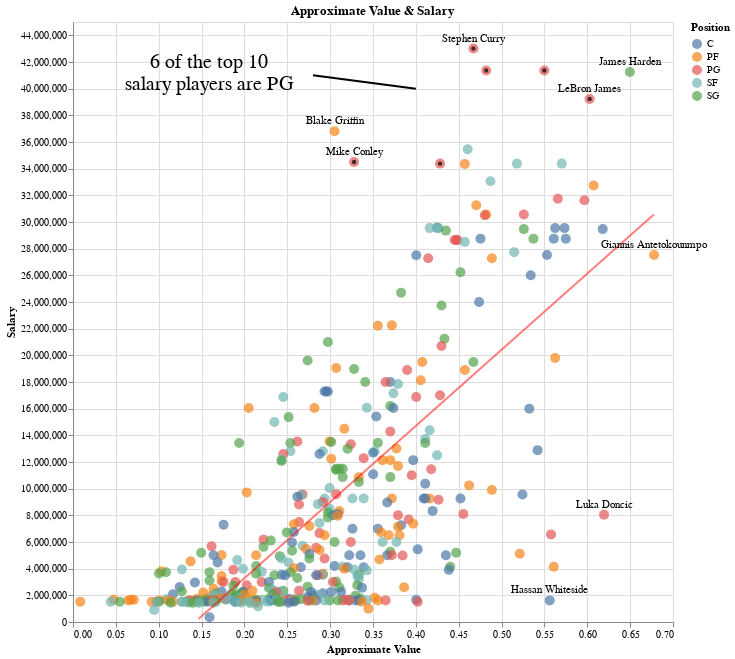

Write notebook code for a chart like this one.
### Code cell
#Label a few points with players of interest
players = pd.DataFrame({'AV': [0.305099, 0.327895, 0.556180, 0.677868, 0.619543, 0.467138, 0.649672, 0.602764],
                       'Salary': [36810996.0, 34502130.0, 1620564.0, 27528090.0, 8049360.0, 43006362.0, 
                                 41254920.0, 39219565.0],
                       'player': ['Blake Griffin', 'Mike Conley', 'Hassan Whiteside', 'Giannis Antetokounmpo',
                                 'Luka Doncic', 'Stephen Curry', 'James Harden', 'LeBron James']}
                      )
b = alt.Chart(players).mark_text(dy = -10).encode(
    x = 'AV',
    y = 'Salary',
    text = 'player')

#If every point on this scatter plot is to be classified as either overvalued or undervalued, those that fall
#above the line would be classified as overvalued while those that fall under the line would be classified
#as undervalued
(base + line + point + annotation + a + b)

### Figure 1 — Vega-Lite specification as saved in the notebook (floating-point values rounded to 4 significant figures; data arrays with more than 128 entries replaced by an {"elided": "..."} marker saying what was removed)
{"config": {"view": {"continuousWidth": 400, "continuousHeight": 300}}, "layer": [{"data": {"name": "data-4985ac8074197621a08047e2b06a028b"}, "mark": {"type": "circle", "size": 100}, "encoding": {"color": {"type": "nominal", "field": "Pos", "title": "Position"}, "x": {"type": "quantitative", "field": "AV", "title": "Approximate Value"}, "y": {"type": "quantitative", "field": "Salary", "scale": {"domain": [0, 45000000]}, "title": "Salary"}}, "height": 600, "title": "Approximate Value & Salary", "width": 600}, {"data": {"name": "data-11e5d1efd8fe7bcf6c2f18fb70b0b29e"}, "mark": {"type": "line", "color": "red", "opacity": 0.5}, "encoding": {"x": {"type": "quantitative", "field": "AV"}, "y": {"type": "quantitative", "field": "Salary", "scale": {"domain": [0, 45000000]}}}}, {"data": {"name": "data-c4fa883d7d43f84593736ac8730773ec"}, "mark": {"type": "circle", "color": "black", "size": 20}, "encoding": {"x": {"type": "quantitative", "field": "AV"}, "y": {"type": "quantitative", "field": "Salary"}}}, {"data": {"name": "data-f4e51bad1fc38cd21217c389182d5339"}, "mark": {"type": "text", "align": "center", "baseline": "middle", "dx": 7, "fontSize": 20, "lineBreak": "\n", "style": "bond"}, "encoding": {"text": {"type": "nominal", "field": "note"}, "x": {"type": "quantitative", "field": "AV"}, "y": {"type": "quantitative", "field": "salary"}}}, {"data": {"name": "data-575ebd35a80c968c8e8af3dac3583305"}, "mark": {"type": "line", "color": "black"}, "encoding": {"detail": {"type": "nominal", "field": "class"}, "x": {"type": "quantitative", "field": "x"}, "y": {"type": "quantitative", "field": "y"}}}, {"data": {"name": "data-cc1016ace96c93efc09bf44e436597d5"}, "mark": {"type": "text", "dy": -10}, "encoding": {"text": {"type": "nominal", "field": "player"}, "x": {"type": "quantitative", "field": "AV"}, "y": {"type": "quantitative", "field": "Salary"}}}], "$schema": "https://vega.github.io/schema/vega-lite/v4.8.1.json", "datasets": {"data-4985ac8074197621a08047e2b06a028b": {"elided": "651 records"}, "data-11e5d1efd8fe7bcf6c2f18fb70b0b29e": [{"AV": 0.1464, "Salary": 231500.0}, {"AV": 0.1528, "Salary": 597100.0}, {"AV": 0.1592, "Salary": 962600.0}, {"AV": 0.1657, "Salary": 1328000.0}, {"AV": 0.1721, "Salary": 1694000.0}, {"AV": 0.1785, "Salary": 2059000.0}, {"AV": 0.1849, "Salary": 2425000.0}, {"AV": 0.1913, "Salary": 2790000.0}, {"AV": 0.1977, "Salary": 3156000.0}, {"AV": 0.2041, "Salary": 3521000.0}, {"AV": 0.2105, "Salary": 3887000.0}, {"AV": 0.2169, "Salary": 4253000.0}, {"AV": 0.2233, "Salary": 4618000.0}, {"AV": 0.2297, "Salary": 4984000.0}, {"AV": 0.2361, "Salary": 5349000.0}, {"AV": 0.2425, "Salary": 5715000.0}, {"AV": 0.2489, "Salary": 6080000.0}, {"AV": 0.2553, "Salary": 6446000.0}, {"AV": 0.2617, "Salary": 6811000.0}, {"AV": 0.2681, "Salary": 7177000.0}, {"AV": 0.2745, "Salary": 7542000.0}, {"AV": 0.2809, "Salary": 7908000.0}, {"AV": 0.2873, "Salary": 8274000.0}, {"AV": 0.2937, "Salary": 8639000.0}, {"AV": 0.3001, "Salary": 9005000.0}, {"AV": 0.3065, "Salary": 9370000.0}, {"AV": 0.3129, "Salary": 9736000.0}, {"AV": 0.3193, "Salary": 10100000.0}, {"AV": 0.3257, "Salary": 10470000.0}, {"AV": 0.3321, "Salary": 10830000.0}, {"AV": 0.3385, "Salary": 11200000.0}, {"AV": 0.3449, "Salary": 11560000.0}, {"AV": 0.3513, "Salary": 11930000.0}, {"AV": 0.3577, "Salary": 12290000.0}, {"AV": 0.3641, "Salary": 12660000.0}, {"AV": 0.3705, "Salary": 13030000.0}, {"AV": 0.3769, "Salary": 13390000.0}, {"AV": 0.3833, "Salary": 13760000.0}, {"AV": 0.3897, "Salary": 14120000.0}, {"AV": 0.3961, "Salary": 14490000.0}, {"AV": 0.4026, "Salary": 14850000.0}, {"AV": 0.409, "Salary": 15220000.0}, {"AV": 0.4154, "Salary": 15580000.0}, {"AV": 0.4218, "Salary": 15950000.0}, {"AV": 0.4282, "Salary": 16320000.0}, {"AV": 0.4346, "Salary": 16680000.0}, {"AV": 0.441, "Salary": 17050000.0}, {"AV": 0.4474, "Salary": 17410000.0}, {"AV": 0.4538, "Salary": 17780000.0}, {"AV": 0.4602, "Salary": 18140000.0}, {"AV": 0.4666, "Salary": 18510000.0}, {"AV": 0.473, "Salary": 18870000.0}, {"AV": 0.4794, "Salary": 19240000.0}, {"AV": 0.4858, "Salary": 19610000.0}, {"AV": 0.4922, "Salary": 19970000.0}, {"AV": 0.4986, "Salary": 20340000.0}, {"AV": 0.505, "Salary": 20700000.0}, {"AV": 0.5114, "Salary": 21070000.0}, {"AV": 0.5178, "Salary": 21430000.0}, {"AV": 0.5242, "Salary": 21800000.0}, {"AV": 0.5306, "Salary": 22160000.0}, {"AV": 0.537, "Salary": 22530000.0}, {"AV": 0.5434, "Salary": 22900000.0}, {"AV": 0.5498, "Salary": 23260000.0}, {"AV": 0.5562, "Salary": 23630000.0}, {"AV": 0.5626, "Salary": 23990000.0}, {"AV": 0.569, "Salary": 24360000.0}, {"AV": 0.5754, "Salary": 24720000.0}, {"AV": 0.5818, "Salary": 25090000.0}, {"AV": 0.5882, "Salary": 25450000.0}, {"AV": 0.5946, "Salary": 25820000.0}, {"AV": 0.601, "Salary": 26190000.0}, {"AV": 0.6074, "Salary": 26550000.0}, {"AV": 0.6138, "Salary": 26920000.0}, {"AV": 0.6202, "Salary": 27280000.0}, {"AV": 0.6266, "Salary": 27650000.0}, {"AV": 0.633, "Salary": 28010000.0}, {"AV": 0.6395, "Salary": 28380000.0}, {"AV": 0.6459, "Salary": 28740000.0}, {"AV": 0.6523, "Salary": 29110000.0}, {"AV": 0.6587, "Salary": 29480000.0}, {"AV": 0.6651, "Salary": 29840000.0}, {"AV": 0.6715, "Salary": 30210000.0}, {"AV": 0.6779, "Salary": 30570000.0}], "data-c4fa883d7d43f84593736ac8730773ec": [{"Player": "Stephen Curry", "Pos": "PG", "Age": 31, "Tm": "GSW", "G": 5, "GS": 5, "MP": 27.8, "FG": 6.6, "FGA": 16.4, "FG%": 0.402, "3P": 2.4, "3PA": 9.8, "3P%": 0.245, "2P": 4.2, "2PA": 6.6, "2P%": 0.636, "eFG%": 0.476, "FT": 5.2, "FTA": 5.2, "FT%": 1.0, "ORB": 0.8, "DRB": 4.4, "TRB": 5.2, "AST": 6.6, "STL": 1.0, "BLK": 0.4, "TOV": 3.2, "PF": 2.2, "PTS": 20.8, "Year": 2020, "AV": 0.4671, "TV": 29.01, "Height": 75.0, "Weight": 185.0, "Salary": 43010000.0, "Experience": 11.0}, {"Player": "Russell Westbrook", "Pos": "PG", "Age": 31, "Tm": "HOU", "G": 57, "GS": 57, "MP": 35.9, "FG": 10.6, "FGA": 22.5, "FG%": 0.472, "3P": 1.0, "3PA": 3.7, "3P%": 0.258, "2P": 9.6, "2PA": 18.7, "2P%": 0.514, "eFG%": 0.493, "FT": 5.1, "FTA": 6.7, "FT%": 0.763, "ORB": 1.8, "DRB": 6.2, "TRB": 7.9, "AST": 7.0, "STL": 1.6, "BLK": 0.4, "TOV": 4.5, "PF": 3.5, "PTS": 27.2, "Year": 2020, "AV": 0.5499, "TV": 34.04, "Height": 75.0, "Weight": 200.0, "Salary": 41360000.0, "Experience": 12.0}, {"Player": "Chris Paul", "Pos": "PG", "Age": 34, "Tm": "OKC", "G": 70, "GS": 70, "MP": 31.5, "FG": 6.2, "FGA": 12.7, "FG%": 0.489, "3P": 1.6, "3PA": 4.3, "3P%": 0.365, "2P": 4.6, "2PA": 8.3, "2P%": 0.554, "eFG%": 0.552, "FT": 3.6, "FTA": 4.0, "FT%": 0.907, "ORB": 0.4, "DRB": 4.6, "TRB": 5.0, "AST": 6.7, "STL": 1.6, "BLK": 0.2, "TOV": 2.3, "PF": 2.3, "PTS": 17.6, "Year": 2020, "AV": 0.4821, "TV": 17.24, "Height": 73.0, "Weight": 175.0, "Salary": 41360000.0, "Experience": 15.0}, {"Player": "LeBron James", "Pos": "PG", "Age": 35, "Tm": "LAL", "G": 67, "GS": 67, "MP": 34.6, "FG": 9.6, "FGA": 19.4, "FG%": 0.493, "3P": 2.2, "3PA": 6.3, "3P%": 0.348, "2P": 7.4, "2PA": 13.1, "2P%": 0.564, "eFG%": 0.55, "FT": 3.9, "FTA": 5.7, "FT%": 0.693, "ORB": 1.0, "DRB": 6.9, "TRB": 7.8, "AST": 10.2, "STL": 1.2, "BLK": 0.5, "TOV": 3.9, "PF": 1.8, "PTS": 25.3, "Year": 2020, "AV": 0.6028, "TV": 15.48, "Height": 81.0, "Weight": 250.0, "Salary": 39220000.0, "Experience": 17.0}, {"Player": "Mike Conley", "Pos": "PG", "Age": 32, "Tm": "UTA", "G": 47, "GS": 41, "MP": 29.0, "FG": 4.9, "FGA": 12.1, "FG%": 0.409, "3P": 2.0, "3PA": 5.4, "3P%": 0.375, "2P": 2.9, "2PA": 6.6, "2P%": 0.437, "eFG%": 0.494, "FT": 2.4, "FTA": 3.0, "FT%": 0.827, "ORB": 0.7, "DRB": 2.5, "TRB": 3.2, "AST": 4.4, "STL": 0.8, "BLK": 0.1, "TOV": 2.0, "PF": 2.2, "PTS": 14.4, "Year": 2020, "AV": 0.3279, "TV": 17.78, "Height": 73.0, "Weight": 175.0, "Salary": 34500000.0, "Experience": 13.0}, {"Player": "Kemba Walker", "Pos": "PG", "Age": 29, "Tm": "BOS", "G": 56, "GS": 56, "MP": 31.1, "FG": 6.8, "FGA": 15.9, "FG%": 0.425, "3P": 3.2, "3PA": 8.4, "3P%": 0.381, "2P": 3.5, "2PA": 7.4, "2P%": 0.476, "eFG%": 0.526, "FT": 3.7, "FTA": 4.3, "FT%": 0.864, "ORB": 0.6, "DRB": 3.2, "TRB": 3.9, "AST": 4.8, "STL": 0.9, "BLK": 0.5, "TOV": 2.1, "PF": 1.6, "PTS": 20.4, "Year": 2020, "AV": 0.4282, "TV": 32.96, "Height": 72.0, "Weight": 184.0, "Salary": 34380000.0, "Experience": 9.0}], "data-f4e51bad1fc38cd21217c389182d5339": [{"AV": 0.15, "salary": 42000000, "note": "6 of the top 10 \nsalary players are PG"}], "data-575ebd35a80c968c8e8af3dac3583305": [{"x": 0.28, "y": 41000000, "class": "A"}, {"x": 0.4, "y": 40000000, "class": "A"}], "data-cc1016ace96c93efc09bf44e436597d5": [{"AV": 0.3051, "Salary": 36810000.0, "player": "Blake Griffin"}, {"AV": 0.3279, "Salary": 34500000.0, "player": "Mike Conley"}, {"AV": 0.5562, "Salary": 1621000.0, "player": "Hassan Whiteside"}, {"AV": 0.6779, "Salary": 27530000.0, "player": "Giannis Antetokounmpo"}, {"AV": 0.6195, "Salary": 8049000.0, "player": "Luka Doncic"}, {"AV": 0.4671, "Salary": 43010000.0, "player": "Stephen Curry"}, {"AV": 0.6497, "Salary": 41250000.0, "player": "James Harden"}, {"AV": 0.6028, "Salary": 39220000.0, "player": "LeBron James"}]}}
